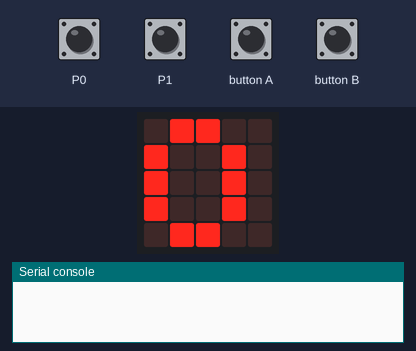
A program run on a simulated Calliope mini (MakeCode). Shown: the board's 5×5 LED display, the last lines printed to the serial console. The test bench sets the inputs (shaded band); at power-on: P0 HIGH, P1 HIGH. No radio messages arrive unless stated (any console line starting 'radio sent:' is added by the test bench).

Above: at 1.9 s.
2.0 s: P0 pulled LOW for 0.15 s
At 2.7 s:
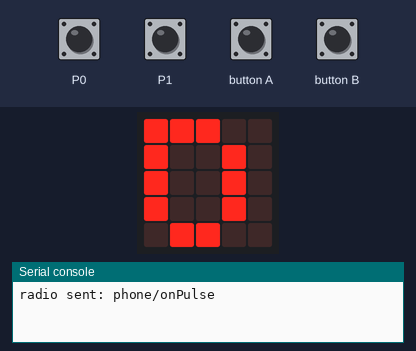
3.6 s: P1 pulled LOW for 0.15 s
At 3.67 s:
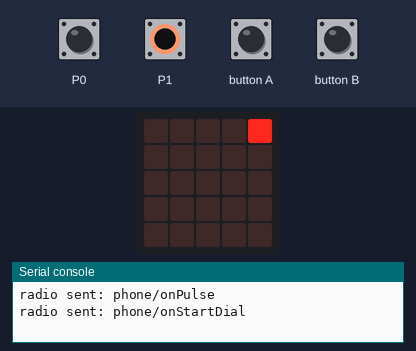
5.2 s: button A pressed for 0.15 s
At 6.3 s:
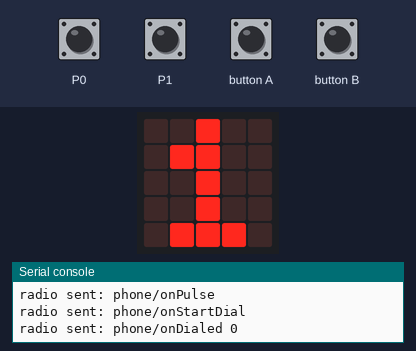
6.8 s: P0 pulled LOW for 1 s
At 8.8 s:
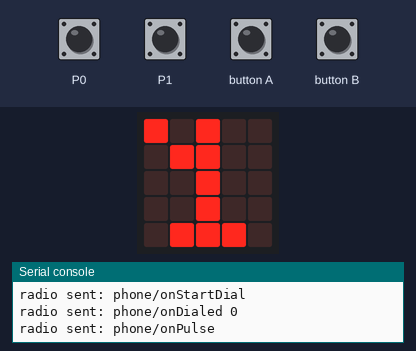
9.3 s: P0 pulled LOW for 0.15 s
At 9.37 s:
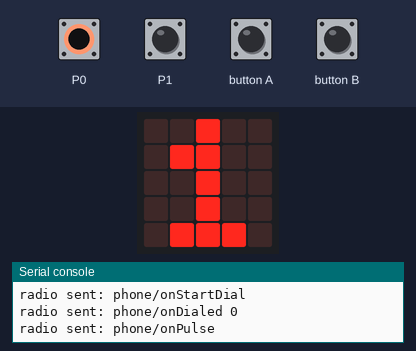
10.9 s: button A pressed for 0.15 s
At 11.9 s:
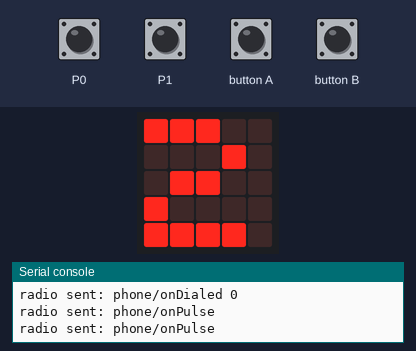
Timing chart, 0 to 13.5 s (numbered marks = the images above; inputs shaded):
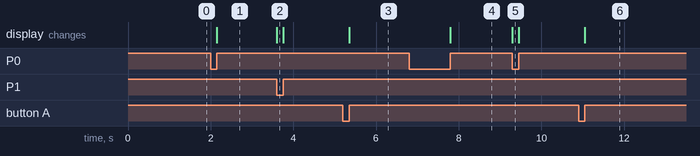

The program:

main.ts
```typescript
enum RadioMessage {
    message1 = 49434
}
input.onButtonPressed(Button.A, function () {
    if (eigeneNummer < 9) {
        eigeneNummer += 1
    }
    basic.showNumber(eigeneNummer)
})
pins.onPulsed(DigitalPin.P1, PulseValue.Low, function () {
    radio.sendString("phone/onDialed " + counter)
    led.unplot(4, 0)
    basic.showNumber(counter)
})
pins.onPulsed(DigitalPin.P1, PulseValue.High, function () {
    radio.sendString("phone/onStartDial")
    basic.clearScreen()
    counter = 0
    led.plot(4, 0)
    control.waitMicros(2000)
})
pins.onPulsed(DigitalPin.P0, PulseValue.High, function () {
    led.unplot(0, 0)
})
input.onButtonPressed(Button.B, function () {
    if (eigeneNummer > 0) {
        eigeneNummer += -1
    }
    basic.showNumber(eigeneNummer)
})
pins.onPulsed(DigitalPin.P0, PulseValue.Low, function () {
    if (control.millis() - lastPulse > 70) {
        radio.sendString("phone/onPulse")
        led.plot(0, 0)
        if (counter < 9) {
            counter += 1
        } else {
            counter = 0
        }
        lastPulse = control.millis()
    }
})
let lastPulse = 0
let counter = 0
let eigeneNummer = 0
radio.setTransmitPower(7)
radio.setGroup(1)
radio.setFrequencyBand(42)
eigeneNummer = 0
pins.setPull(DigitalPin.P0, PinPullMode.PullUp)
pins.setPull(DigitalPin.P1, PinPullMode.PullUp)
basic.showNumber(counter)
basic.forever(function () {

})
```

test.ts
```typescript
// Hier kann man Tests durchführen; diese Datei wird nicht kompiliert, wenn dieses Paket als Erweiterung verwendet wird.
```

Measured:
- after the input at 2.0 s, the display: changes after 0.15 s (image 1)
- after the input at 3.6 s, the display: changes at once (image 2)
- after the input at 5.2 s, the display: changes after 0.15 s (image 3)
- after the input at 6.8 s, the display: changes after 1.0 s (image 4)
- after the input at 9.3 s, the display: changes at once (image 5)
- after the input at 10.9 s, the display: changes after 0.15 s (image 6)
